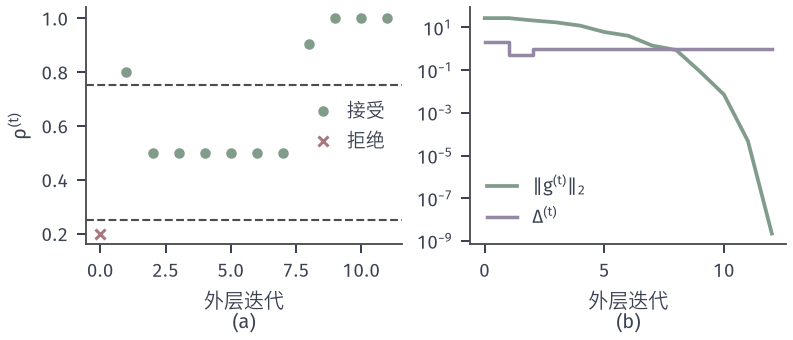

Source code (Python):
from pathlib import Path
import sys
sys.path.insert(0, str(Path(__file__).resolve().parents[1]))
from mfo_common import *

# Riemannian trust region (tCG, theta=1) n=300, spectrum 1..100, starting radius 2.
n=300; a=np.linspace(1,100,n); rng=np.random.default_rng(5)
x=rng.normal(size=n); x/=np.linalg.norm(x); D=2.0
RHO=[];DEL=[];G=[];ST=[]
for t in range(200):
    Ax=a*x; q=x@Ax; g=Ax-q*x; ng=np.linalg.norm(g); G.append(ng); DEL.append(D)
    if ng<1e-8: break
    Hv=lambda v:(lambda w:w-(x@w)*x)(a*v-q*v)
    v,st,cnt=tcg(g,Hv,D,min(.1,ng))
    v-=(x@v)*x
    pred=-(g@v+.5*v@Hv(v)); y=retr(x,v); ared=.5*q-.5*y@(a*y); r=ared/pred
    RHO.append(r); ST.append(st)
    if r<.25: D/=4
    elif r>.75 and abs(np.linalg.norm(v)-D)<1e-9: D=min(2*D,np.pi)
    if r>=.25: x=y
print(len(G),G[-1],sum(r<.25 for r in RHO),[round(float(r),3) for r in RHO],[round(float(d),3) for d in DEL])
fig,axs=figure(width_mm=112,height_mm=48,ncols=2)
ax=axs[0]; tt=np.arange(len(RHO))
ax.axhline(.25,color=GRAY,lw=.85,ls='--'); ax.axhline(.75,color=GRAY,lw=.85,ls='--')
RH=np.clip(RHO,-1,1.5)
acc=np.array(RHO)>=.25
ax.plot(tt[acc],RH[acc],'o',ms=3.2,color=GREEN,label='接受'); ax.plot(tt[~acc],RH[~acc],'x',ms=4.2,color=RED,mew=1.2,label='拒绝')
ax.set_xlabel('外层迭代'+'\n(a)'); ax.set_ylabel(r'$\rho^{(t)}$'); ax.legend(handlelength=1,loc='center right')
ax=axs[1]
ax.semilogy(G,color=GREEN,lw=1.5,label=r'$\Vert\mathbf{g}^{(t)}\Vert_2$'); ax.semilogy(DEL,color=PURPLE,lw=1.4,drawstyle='steps-post',label=r'$\Delta^{(t)}$')
ax.set_xlabel('外层迭代'+'\n(b)'); ax.legend(handlelength=1.6)
save(fig, Path(__file__).resolve().parent,'figure',{'formula':'RTR tCG theta=1, n=300, spectrum 1..100, seed 5, Delta0=2, reject rho<1/4'})
